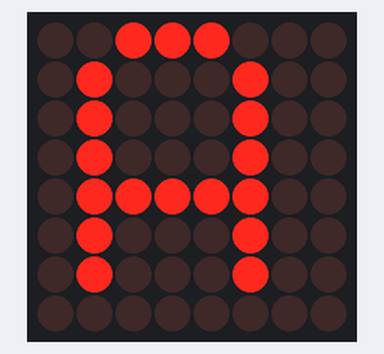
A sketch run on a simulated Arduino Uno, built with avr-gcc and run on an emulated ATmega328P. Shown: 8×8 LED matrix. Wiring (inferred from the names in the program): MAX7219 LED driver (orientation assumed): data pin 12; clock pin 11; CS pin 10.

Above: at 0.15 s.
At 0.96 s:
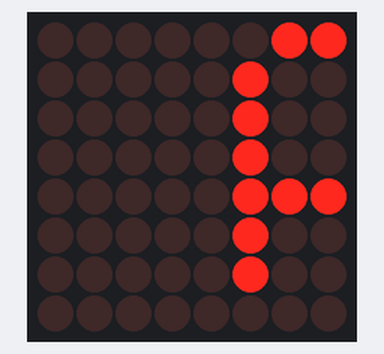
At 1.96 s:
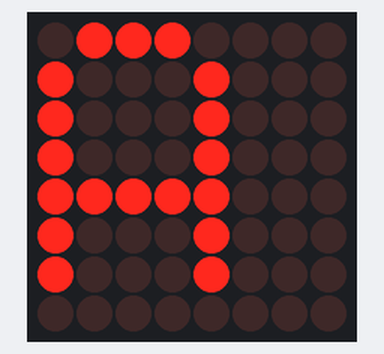
At 3.58 s:
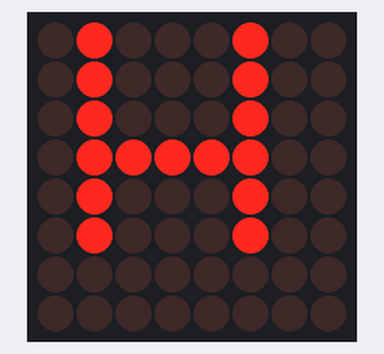
At 5.19 s:
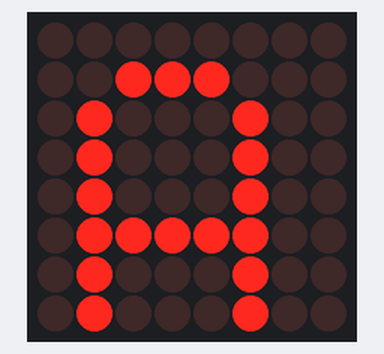
At 7.01 s:
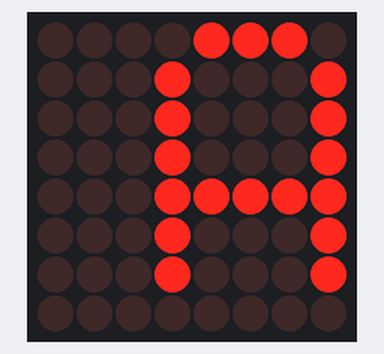

Measured:
- by itself, everything shown: repeats every 6.5 s, in 31 steps

The sketch:

EP8_Dotmatrix_Moving.ino
```cpp
unsigned char i;
unsigned char j;

int CLK = 11;
int CS  = 10;
int DIN = 12;

const unsigned char disp1[94][8]=
{
  {0x00, 0x00, 0x00, 0x00, 0x00, 0x00, 0x00, 0x00},// (space)
  {0x00, 0x00, 0x00, 0x5F, 0x00, 0x00, 0x00, 0x00},// (!)  {0x00, 0x00, 0x00, 0x00, 0x00, 0x00, 0x00, 0x00},// (space)
  {0x00, 0x00, 0x07, 0x00, 0x07, 0x00, 0x00, 0x00},// (")
  {0x00, 0x14, 0x7F, 0x14, 0x7F, 0x14, 0x00, 0x00},// (#)
  {0x00, 0x24, 0x2A, 0x7F, 0x2A, 0x12, 0x00, 0x00},// ($)
  {0x00, 0x23, 0x13, 0x08, 0x64, 0x62, 0x00, 0x00},// (%)
  {0x00, 0x36, 0x49, 0x55, 0x22, 0x50, 0x00, 0x00},// (&)
  {0x00, 0x00, 0x05, 0x03, 0x00, 0x00, 0x00, 0x00},// (')
  {0x00, 0x00, 0x1C, 0x22, 0x41, 0x00, 0x00, 0x00},// ({)
  {0x00, 0x00, 0x41, 0x22, 0x1C, 0x00, 0x00, 0x00},// (})
  {0x00, 0x08, 0x2A, 0x1C, 0x2A, 0x08, 0x00, 0x00},// (*)
  {0x00, 0x08, 0x08, 0x3E, 0x08, 0x08, 0x00, 0x00},// (+)
  {0x00, 0x00, 0x50, 0x30, 0x00, 0x00, 0x00, 0x00},// (,)
  {0x00, 0x08, 0x08, 0x08, 0x08, 0x08, 0x00, 0x00},// (-)
  {0x00, 0x00, 0x30, 0x30, 0x00, 0x00, 0x00, 0x00},// (_)
  {0x00, 0x20, 0x10, 0x08, 0x04, 0x02, 0x00, 0x00},// (/)
  {0x00, 0x3E, 0x51, 0x49, 0x45, 0x3E, 0x00, 0x00},// (0)
  {0x00, 0x00, 0x42, 0x7F, 0x40, 0x00, 0x00, 0x00},// (1)
  {0x00, 0x42, 0x61, 0x51, 0x49, 0x46, 0x00, 0x00},// (2)
  {0x00, 0x21, 0x41, 0x45, 0x4B, 0x31, 0x00, 0x00},// (3)
  {0x00, 0x18, 0x14, 0x12, 0x7F, 0x10, 0x00, 0x00},// (4)
  {0x00, 0x27, 0x45, 0x45, 0x45, 0x39, 0x00, 0x00},// (5)
  {0x00, 0x3C, 0x4A, 0x49, 0x49, 0x30, 0x00, 0x00},// (6)
  {0x00, 0x01, 0x71, 0x09, 0x05, 0x00, 0x00, 0x00},// (7)
  {0x00, 0x36, 0x49, 0x49, 0x49, 0x36, 0x00, 0x00},// (8)
  {0x00, 0x06, 0x49, 0x49, 0x29, 0x1E, 0x00, 0x00},// (9)
  {0x00, 0x00, 0x36, 0x36, 0x00, 0x00, 0x00, 0x00},// (:)
  {0x00, 0x00, 0x56, 0x36, 0x00, 0x00, 0x00, 0x00},// (;)
  {0x00, 0x00, 0x08, 0x14, 0x22, 0x41, 0x00, 0x00},// (<)
  {0x00, 0x14, 0x14, 0x14, 0x14, 0x14, 0x00, 0x00},// (=)
  {0x00, 0x41, 0x22, 0x14, 0x08, 0x00, 0x00, 0x00},// (>)
  {0x00, 0x02, 0x01, 0x51, 0x09, 0x06, 0x00, 0x00},// (?)
  {0x00, 0x32, 0x49, 0x79, 0x41, 0x3E, 0x00, 0x00},// (@)
  {0x00, 0x7E, 0x11, 0x11, 0x11, 0x7E, 0x00, 0x00},// (A)
  {0x00, 0x7F, 0x49, 0x49, 0x49, 0x36, 0x00, 0x00},// (B)
  {0x00, 0x3E, 0x41, 0x41, 0x41, 0x22, 0x00, 0x00},// (C)
  {0x00, 0x7F, 0x41, 0x41, 0x22, 0x1C, 0x00, 0x00},// (D)
  {0x00, 0x7F, 0x49, 0x49, 0x49, 0x41, 0x00, 0x00},// (E)
  {0x00, 0x7F, 0x09, 0x09, 0x01, 0x01, 0x00, 0x00},// (F)
  {0x00, 0x3E, 0x41, 0x41, 0x51, 0x32, 0x00, 0x00},// (G)
  {0x00, 0x7F, 0x08, 0x08, 0x08, 0x7F, 0x00, 0x00},// (H)
  {0x00, 0x00, 0x41, 0x7F, 0x41, 0x00, 0x00, 0x00},// (I)
  {0x00, 0x20, 0x40, 0x41, 0x3F, 0x01, 0x00, 0x00},// (J)
  {0x00, 0x7F, 0x08, 0x14, 0x22, 0x41, 0x00, 0x00},// (K)
  {0x00, 0x7F, 0x40, 0x40, 0x40, 0x40, 0x00, 0x00},// (L)
  {0x00, 0x7F, 0x02, 0x04, 0x02, 0x7F, 0x00, 0x00},// (M)
  {0x00, 0x7F, 0x04, 0x08, 0x10, 0x7F, 0x00, 0x00},// (N)
  {0x00, 0x3E, 0x41, 0x41, 0x41, 0x3E, 0x00, 0x00},// (O)
  {0x00, 0x7F, 0x09, 0x09, 0x09, 0x06, 0x00, 0x00},// (P)
  {0x00, 0x3E, 0x41, 0x51, 0x21, 0x5E, 0x00, 0x00},// (Q)
  {0x00, 0x7F, 0x09, 0x19, 0x29, 0x46, 0x00, 0x00},// (R)
  {0x00, 0x46, 0x49, 0x49, 0x49, 0x31, 0x00, 0x00},// (S)
  {0x00, 0x01, 0x01, 0x7F, 0x01, 0x01, 0x00, 0x00},// (T)
  {0x00, 0x3F, 0x40, 0x40, 0x40, 0x3F, 0x00, 0x00},// (U)
  {0x00, 0x1F, 0x20, 0x40, 0x20, 0x1F, 0x00, 0x00},// (V)
  {0x00, 0x7F, 0x20, 0x18, 0x20, 0x7F, 0x00, 0x00},// (W)
  {0x00, 0x63, 0x14, 0x08, 0x14, 0x63, 0x00, 0x00},// (X)
  {0x00, 0x03, 0x04, 0x78, 0x04, 0x03, 0x00, 0x00},// (Y)
  {0x00, 0x61, 0x51, 0x49, 0x45, 0x43, 0x00, 0x00},// (Z)
  {0x00, 0x00, 0x00, 0x7F, 0x41, 0x41, 0x00, 0x00},// ([)
  {0x00, 0x02, 0x04, 0x08, 0x10, 0x20, 0x00, 0x00},// ("\")
  {0x00, 0x41, 0x41, 0x7F, 0x00, 0x00, 0x00, 0x00},// (])
  {0x00, 0x04, 0x02, 0x01, 0x02, 0x04, 0x00, 0x00},// (^)
  {0x00, 0x40, 0x40, 0x40, 0x40, 0x40, 0x00, 0x00},// (_)
  {0x00, 0x00, 0x01, 0x02, 0x04, 0x00, 0x00, 0x00},// (')
  {0x00, 0x20, 0x54, 0x54, 0x54, 0x78, 0x00, 0x00},// (a)
  {0x00, 0x7F, 0x48, 0x44, 0x44, 0x38, 0x00, 0x00},// (b)
  {0x00, 0x38, 0x44, 0x44, 0x48, 0x20, 0x00, 0x00},// (c)
  {0x00, 0x38, 0x44, 0x44, 0x48, 0x7F, 0x00, 0x00},// (d)
  {0x00, 0x38, 0x54, 0x54, 0x54, 0x18, 0x00, 0x00},// (e)
  {0x00, 0x08, 0x7E, 0x09, 0x01, 0x02, 0x00, 0x00},// (f)
  {0x00, 0x08, 0x14, 0x54, 0x54, 0x3C, 0x00, 0x00},// (g)
  {0x00, 0x7F, 0x08, 0x04, 0x04, 0x78, 0x00, 0x00},// (h)
  {0x00, 0x00, 0x44, 0x7D, 0x40, 0x00, 0x00, 0x00},// (i)
  {0x00, 0x20, 0x40, 0x44, 0x3D, 0x00, 0x00, 0x00},// (j)
  {0x00, 0x00, 0x7F, 0x10, 0x28, 0x44, 0x00, 0x00},// (k)
  {0x00, 0x00, 0x41, 0x7F, 0x40, 0x00, 0x00, 0x00},// (l)
  {0x00, 0x7C, 0x04, 0x18, 0x04, 0x78, 0x00, 0x00},// (m)
  {0x00, 0x7C, 0x08, 0x04, 0x04, 0x78, 0x00, 0x00},// (n)
  {0x00, 0x38, 0x44, 0x44, 0x44, 0x38, 0x00, 0x00},// (o)
  {0x00, 0x7C, 0x14, 0x14, 0x14, 0x08, 0x00, 0x00},// (p)
  {0x00, 0x08, 0x14, 0x14, 0x18, 0x7C, 0x00, 0x00},// (q)
  {0x00, 0x7C, 0x08, 0x04, 0x04, 0x08, 0x00, 0x00},// (r)
  {0x00, 0x48, 0x54, 0x54, 0x54, 0x20, 0x00, 0x00},// (s)
  {0x00, 0x04, 0x3F, 0x44, 0x40, 0x20, 0x00, 0x00},// (t)
  {0x00, 0x3C, 0x40, 0x40, 0x20, 0x7C, 0x00, 0x00},// (u)
  {0x00, 0x1C, 0x20, 0x40, 0x20, 0x1C, 0x00, 0x00},// (v)
  {0x00, 0x3C, 0x40, 0x30, 0x40, 0x3C, 0x00, 0x00},// (w)
  {0x00, 0x44, 0x28, 0x10, 0x28, 0x44, 0x00, 0x00},// (x)
  {0x00, 0x0C, 0x50, 0x50, 0x50, 0x3C, 0x00, 0x00},// (y)
  {0x00, 0x44, 0x64, 0x54, 0x4C, 0x44, 0x00, 0x00},// (z)
  {0x00, 0x00, 0x08, 0x36, 0x41, 0x00, 0x00, 0x00},// ({)
  {0x00, 0x00, 0x00, 0x7F, 0x00, 0x00, 0x00, 0x00},// (|)
  {0x00, 0x00, 0x41, 0x36, 0x08, 0x00, 0x00, 0x00}};//(})
  unsigned char Move[8];

//****************** Function Setup ******************

void setup()
{
  unsigned char i;
  pinMode(CLK, OUTPUT);
  pinMode(CS, OUTPUT);
  pinMode(DIN, OUTPUT);
  delay(50);
  Init_MAX7219();

}

//****************** Function Loop ******************

void loop()
{
  unsigned char Pos;
  Pos = 'A' - 0x20;
  for(i=0;i<8;i++){Move[i] = disp1[Pos][i];}
  for(j=0;j<8;j++)
  {
    for(i=0;i<8;i++){Write_Max7219(i+1,Move[i]);}
    delay(200);
    MoveLeft();
  }

  for(i=0;i<8;i++){Move[i] = disp1[Pos][i];}
  for(j=0;j<8;j++)
  {
    for(i=0;i<8;i++){Write_Max7219(i+1,Move[i]);}
    delay(200);
    MoveRight();
  }

  for(i=0;i<8;i++){Move[i] = disp1[Pos][i];}
  for(j=0;j<8;j++)
  {
    for(i=0;i<8;i++){Write_Max7219(i+1,Move[i]);}
    delay(200);
    MoveUp();
  }

  for(i=0;i<8;i++){Move[i] = disp1[Pos][i];}
  for(j=0;j<8;j++)
  {
    for(i=0;i<8;i++){Write_Max7219(i+1,Move[i]);}
    delay(200);
    MoveDown();
  }
}

//****************** Function of Max7219 ********************

void Write_Max7219_byte(unsigned char DATA)
{
  unsigned char i;
  for(i=8;i>=1;i--)
  {
    digitalWrite(CLK, LOW);
    digitalWrite(DIN, DATA&0x80);
    DATA = DATA<<1;
    digitalWrite(CLK, HIGH);
  }
}
void Write_Max7219(unsigned char address, unsigned char dat)
{
  digitalWrite(CS, LOW);
  Write_Max7219_byte(address);
  Write_Max7219_byte(dat);
  digitalWrite(CS, HIGH);
}
void Init_MAX7219()
{
  Write_Max7219(0x09, 0x00);
  Write_Max7219(0x0a, 5);
  Write_Max7219(0x0b, 0x07);
  Write_Max7219(0x0c, 0x01);
  Write_Max7219(0x0f, 0x00);
}

//****************** Function of Move ********************

void MoveDown()
{
  char i;
  for(i=7;i>=0;i--)
  {
    Move[i] = Move[i]<<1;
  }
}

void MoveUp()
{
  char i;
  for(i=7;i>=0;i--)
  {
    Move[i] = Move[i]>>1;
  }
}

void MoveLeft()
{
  char i;
  for(i=7;i>=0;i--)
  {
    Move[i] = Move[i-1];
  }
  Move[0] = 0;
}

void MoveRight()
{
  char i;
  for(i=0;i<7;i++)
  {
    Move[i] = Move[i+1];
  }
  Move[7] = 0;
}
```
